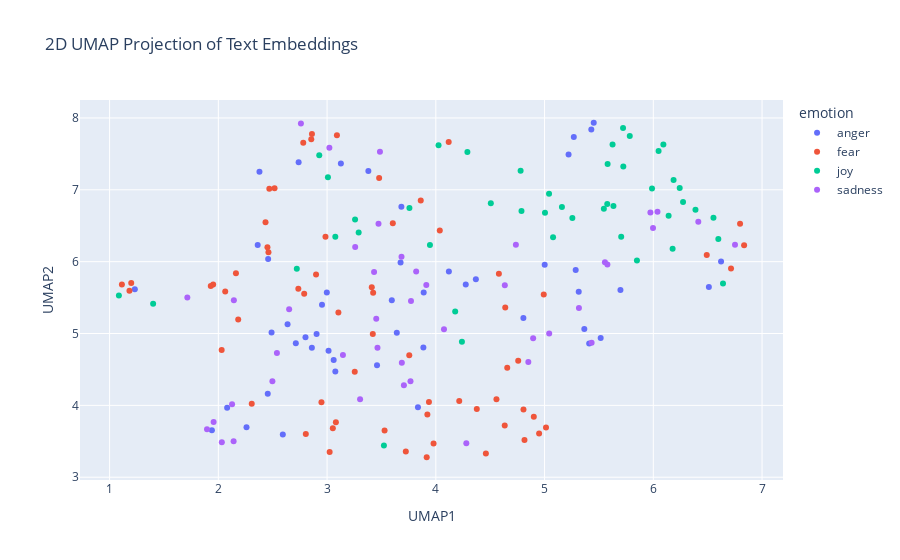

Notebook code cell kept with this figure:
### Code cell
import pandas as pd
import numpy as np
import umap
import plotly.express as px

# Concatenate the training and test data
combined_df = pd.concat([train_df_new, test_df_new], ignore_index=True)

# Prepare the embeddings for UMAP
# Convert the list of embeddings into a 2D numpy array
X_embeddings = np.array(combined_df['embeddings_values'].tolist())

# Apply UMAP for dimensionality reduction
reducer = umap.UMAP(n_components=2, metric='cosine', random_state=28) 
embedding_2d = reducer.fit_transform(X_embeddings)

# Create a DataFrame for plotting
df_plot = pd.DataFrame(embedding_2d, columns=['UMAP1', 'UMAP2'])
df_plot['emotion'] = combined_df['emotion']
df_plot['intensity'] = combined_df['intensity']
df_plot['text'] = combined_df['text']


# Visualize the embeddings with Plotly
fig = px.scatter(
    df_plot,
    x='UMAP1',
    y='UMAP2',
    color='emotion',  # Color points by the 'emotion' column
    hover_data=['text', 'intensity'],  # Show text and intensity on hover
    title='2D UMAP Projection of Text Embeddings'
)

fig.show()

### Figure 1 — Plotly figure (JSON) as saved in the notebook; plotly's stock layout.template omitted (floating-point values rounded to 4 significant figures)
{"data": [{"customdata": [["@Ms_HeartAttack peanut butter takes away the sting", 0.188], ["Wont use using @mothercareuk @Mothercarehelp again!! These guys cant get nothing right!! ", 0.708], ["@leesyatt you are a cruel, cruel man. #therewillbeblood ", 0.775], ["@brian5or6 turn that shit off!   Home Button under Accessibility. \\n\\nWhen did innovation become mind fuckery? . #iphonePhoneHome", 0.688], ["The best revenge is to move on, get over it, and continue to succeed. Never give someone the satisfaction of watching you suffer.", 0.479], ["Are you lost in the fury, fearing that you'll fail?", 0.354], ["That way ur so angry you can literally feel ur blood boiling", 0.75], ["@Freepenalties @TMortimerFtbl Doll is a vile creature on the touchline. Every game he has tantrums &amp; shouts at the ref. Would love to see", 0.479], ["@kitanoye Hell is hot and boiling, isi ewu", 0.458], ["I got a NO RESPONSE again from an #irate customer of #amazon 😞😞\\nwhy can't they understand that it's not always amazon fault..\\n#carrierfault", 0.812], ["@Alanafergusson snap meee", 0.521], ["@kerrybowen_ you have anger issues!", 0.5], ["My blood is boiling", 0.875], ["I'm nothing but a hateful and bitter fag", 0.75], ["@RLH2606 if u know who died.. I would also burst out crying....\\nFrom JOY!!! 😉", 0.354], ["People often grudge others what they cannot enjoy themselves.", 0.396], ["@fleetstreetfox It's buzzing pathetically for sympathy if you let it out it will twirl it's moustache, chuckle and sting you #Psychowasp", 0.458], ["@SageHillfarms @HintonAlisa @hb_heather Hey, Jayme! Were your👂👂 burning cuz I was talking about you?😁 Are you going tomorrow?", 0.417], ["Can't wait to be in my Ninja turtle costume raging at OSU again this Halloween 😈", 0.375], ["This all resent #India #Pakistan problem is save #NawazSharif\\n@ImranKhanPTI\\n@PTIofficial", 0.312], ["straight people are canoodling on the quad and I'm #offended", 0.648], ["Fuking fuming 😤", 0.854], ["I offend u", 0.417], ["never #make a decision when you are .. #angry &gt;_&lt; .... and never make a #promis when you are #happy :) :*", 0.521], ["@RegalisAzura \\ngrasp the cobalt woman's own; which they did fairly easily. Fair cheeks would ignite into a fiery hue. Warm.. was the only", 0.438], ["@mdivincenzo9 he's stupid, I hate him lol ", 0.521], ["@paulbushnell25 @EE bad news if ordered online it hasn't gone through same happened to me had to re order on the phone ", 0.458], ["@AuntieSupreme @KimberlyCarole y'all found me to express yalls displeasure. 😉", 0.438], ["straight people are canoodling on the quad and I'm ", 0.417], ["@ticcikasie1 With a frown, she let's out a distraught 'Gardevoir' saying that she wishes she had a trainer", 0.417], ["@wcsportscamp I lol'ed.  Privileged exasperation should be bottled and sold.", 0.375], ["@Kim_is__bored exactly what I have been saying on fb.. ", 0.354], [".@RepDelBene: 'Today's proceedings and the entire process is an insult to our constituents.'", 0.593], ["Don't get #bitter get #BETTER", 0.312], [".@LEAFYSZERKER @markiplier is that an insult? Sounds like a job well done. it's red so it's done the job it was suppose to do #justsaying", 0.521], ["@laura221b I've left it for my dad to deal with 😂 My work is done as soon as it's felt the wrath of my slipper 😷", 0.521], ["@StarklyDark 'I know you trusted me.' His words were soft as he ignored the anger and focused on the hurt beneath. 'I know I screwed up.' --", 0.562], ["Mm, okay. Ham for you and turkey for me.' Gives his hair a ruffle before heading back in the kitchen to set out the &gt;&gt;\\n@DarkSithKenobi", 0.25], ["@LeonWobYP b***er off. NCFC is a grudge match :)", 0.542], ["@DxfyingGrxvity - frustration, looking up at Elphaba in a frown of aggravation. Her high pitched voice was growing more and more --", 0.604], ["@TrueAggieFan oh so that's where Brian was! Where was my invite? ", 0.438], ["Just joined #pottermore and was sorted into HUFFLEPUFF 😡😡😡 ", 0.438], ["Literally fuming fuck sake", 0.86], ["Why to have vanity sizes?Now sizes S,XS(evenXXS sometimes) are too big, WTF?! Dear corporate jerks, Lithuania didn't need this. #rant #angry", 0.708], ["I think our defense here at USC is playing well, we just need to fix a few things on offense and we can win the PAC 12 this year'", 0.25], ["Just watched Django Unchained, Other people may frown, but I titter in delight! 2/5", 0.229], ["I think @Sam_Canaday &amp; @KYLEJDOWSON must actually have to be working like me &amp; @dowson_brady because I havent got any snap chat videos today", 0.25], ["Hate when guys cant control their anger 🙃🙃", 0.646]], "hovertemplate": "emotion=anger<br>UMAP1=%{x}<br>UMAP2=%{y}<br>text=%{customdata[0]}<br>intensity=%{customdata[1]}<extra></extra>", "legendgroup": "anger", "marker": {"color": "#636efa", "symbol": "circle"}, "mode": "markers", "name": "anger", "orientation": "v", "showlegend": true, "type": "scatter", "x": [5.698, 2.081, 2.998, 2.593, 5.43, 3.459, 3.013, 2.738, 2.489, 1.941, 4.368, 2.637, 2.713, 2.904, 3.595, 5.269, 3.836, 3.889, 6.623, 1.232, 3.641, 3.061, 2.801, 5.452, 5.366, 2.953, 2.259, 2.458, 3.885, 5.41, 3.38, 3.676, 2.362, 5.221, 5.286, 5.001, 4.805, 5.314, 3.127, 5.516, 4.12, 6.511, 3.076, 2.454, 2.378, 3.683, 4.275, 2.86], "xaxis": "x", "y": [5.605, 3.967, 5.569, 3.594, 7.841, 4.557, 4.76, 7.385, 5.015, 3.655, 5.755, 5.13, 4.864, 4.994, 5.464, 7.735, 3.975, 5.572, 6.003, 5.617, 5.011, 4.633, 4.948, 7.933, 5.062, 5.401, 3.694, 6.038, 4.806, 4.861, 7.262, 5.987, 6.23, 7.493, 5.883, 5.958, 5.215, 5.583, 7.365, 4.937, 5.862, 5.647, 4.471, 4.163, 7.253, 6.763, 5.683, 4.803], "yaxis": "y"}, {"customdata": [["Why is it when you nap during the day you are so comfortable but sleeping at night you'll never be as comfortable #nightmare", 0.519], ["A Lysol can got stuck in spray position and we're all slowly suffocating from the trash can that smells like a Febreeze factory. #panic", 0.729], ["$8 million in box office doesnt do this movie justice. Political or not, #SnowdenMovie is a terrific thriller and love story. @Snowden", 0.271], ["81' Goal scorer Vidar Kjartansson comes off in favor of Dor Micha! Another terrific performance by @Vidarkjartans #YallaMaccabi", 0.229], ["#picoftheday : How...why... Really... !!\\n    #funny #picoftheday #lol #random #laugh #chair #of #despair #funnypics  #virgin #cafe #i...", 0.362], ["I have a job interview with @BarclaysUK in Loughborough next month !!!", 0.354], ["Forgot to plug the phone in overnight #nightmare", 0.542], ["It were during the past's mistakes- similar to terror was pretty remarkable.", 0.5], ["@RealMichaelKay Annoys me to about the Ortiz tribute too, how would the Oriole fans and organization feel if Yanks did that to them? ", 0.333], ["@coopah Worst than going to the morgue to do a positive ID. #horrible Reuters", 0.688], ["“The #greatest fear #dogs know is the #fear that you will not come back when you go out the #door #without them.”   \\n  ―#Stanley #Coren", 0.604], ["okay i AHVE to start mob psycho 100 today. if i dont im going to fight myself", 0.562], ["Halloween party coming soon! #turnt #ruinT #lit #firesauce #hotsauce #mildsauce #getsauced #champagnedreams #scary  #kittens", 0.396], ["Tomorrow is going to be a challenge, I have to talk at a freshers fair to STRANGERS 😁and pick up my new flat keys #anxiety", 0.7], ["I am in #shock and #awe and the places my #toddler manages to get his dinner.", 0.438], ["ok, ok.. I know.. my last tweet was #terrible", 0.271], ["@MikeGrunwald Anything is better than a Trump ramble. He is awful. Truly truly awful.", 0.625], ["Late night #thoughts. Feeling .", 0.5], ["@ksmitely @CitizenMeh I feel strongly that we need to work together to right this dreadful wrong.", 0.479], ["Maybe I'm too cynical for my own good, but I'm afraid, this is the only way to understand Nigeria.", 0.517], ["jimmy_dore: RaisingTheBoss we've already lost our country and our government to oligarchs, but their fear tactics still work it appears.", 0.646], ["STAY JADED everyone is #terrible", 0.417], ["@smb_ryan @Kamper10 I couldn't care less about #GOTHAM. I haven't watched it since the mid point of season 1. ", 0.292], ["You don't know what to expect by Brendon's video lmao LA devotee video got me shook ", 0.354], ["@DemPhillyEagles @StonedPhillyFan @CraigfromCincy don't ever compare those scrubs to ben..he'll shake off your whole DL and throw a td #7", 0.188], ["The more videos @PanicAtTheDisco  post, the more i am convinced i might should not have done that #fear #Brendonati", 0.688], ["Saga: When all of your devices and teles fail just in time for bake off #panic #gbbo", 0.833], ["@jody_paterson So I worry about emphasis on 'keeping family together' as a guiding principle, due to my own experiences", 0.396], ["I'm scared that my coworkers are going to submit me to one of those 'wardrobe makeover' shows.  #fashion", 0.5], ["wonder if at any point #BobMarley ever actually became #afraid of just how #high he'd gotten. :o #420", 0.271], ["A country that gave safe house to #Osama Bin #Laden is dangerous if not contained. #Pakistan is a #terror heaven, declare so @BanKimoon_amdg", 0.792], ["ugh!! this is the worst!! i didn't read at all this whole first month of school and i have a unit test on friday!!! awe man!!", 0.646], ["@BBCPolitics @BBCNews I'd rather leave my child with @BorisJohnson ", 0.438], ["i had a hard time falling a sleep and woke up several times because i was afraid of bugs crawling on me and i ended up waking up with a bite", 0.854], ["Start the convo...don't shy away..mental illness abounds in society including our workplace...be informed... #tsdoffsite", 0.479], ["@NFYFC @Wilkster_ hmm, don't know many yf  who are short on confidence! Wish I'd been one, ", 0.431], ["@Just_Alasia I agree. Btw, have u seen Ep22, Granger, O?  That was the episode when I knew Anna was coming back, the conversation at start.", 0.312], ["Who likes #werewolves and #horror and #surfing? Because BREAKER over on @readstela has all that and MORE.", 0.438], ["From harboring Osama bin Laden to its relationship with Haqqani network, there is enough evidence to prove Pakistan is sponsoring terrorism", 0.604], ["@___margs @juliana_f_reyes Hey Michael! Thanks for following up, yeah I think you'd be a terrific contrib. Looping in assoc ed Juliana", 0.25], ["Im not a #nervouswreck, Im a #nervous #pileup. #GoingCrazy #HelpMe #Insane #Antisocial", 0.917], ["@tylerhower Covering Milo might make sense—not much, even at that—but celebrating him as puckish is cooperation in something ghastly.", 0.562], ["@missmeliss465 @WellWeds @siggyflicker @whispernghope @mcrichard awe I feel so bad being naive ou is the worst", 0.688], ["Hey no turn over after a kick - way to go Texans!  Way to go!  #Texans #terrible #noheart", 0.438], ["broken policy' #blasio &lt;&gt; #trump #giuliani 'broken windows' all part of 'pecking order' #bully politics #america RESIST #motto", 0.458], ["new tires &amp; an alarm system on my car. fwm now!", 0.271], ["I was literally shaking getting the EKG done lol 🙄", 0.875], ["@ntfc watched the cobblers loads this season how is gorre a pro footballler terrible", 0.271], ["I start work tmrw yall, i'm nervous lol", 0.854], ["I'm excited for the #FirstDayofFall &amp; the rest of the season. I have 2 #Halloween #scare events I'm covering for @ThrillzCo in the next week", 0.188], ["@Berbaqueue @_indubioproreo shocking work ethic by our players, Rooney stifled by their laziness", 0.396], ["Really.....#Jumanji 2....w/ The Rock, Jack Black, and Kevin Hart...are you kidding me! WTF! #ThisIsATerribleIdea ", 0.542], ["@ccrago It was dreadful, even after he met the Catfish he still thought it was her!", 0.5], ["The moment you bring her to meet your best friend and you're nervous af! 😬😆 #nervous #thefriendtest", 0.771], ["Tweeting from the sporadic wifi on the tube ", 0.292], ["Thanks for ripping me off again #Luthansa €400 not enough for a one way flight to man from Frk then €30 for a bag then free at gate ", 0.375], ["also i had an awful nightmare involving being sick where worms were involved i was so disgusted when i woke up", 0.896], ["@lukeshawtime terrible", 0.521], ["There goes the butterflies in my stomach. #nervous #anxietyproblems", 0.812], ["Rooney shocking attempted cross", 0.375], ["Tweeting from the sporadic wifi on the tube #perilous", 0.434], ["@JeffersonLake speaking of ex cobblers, saw Ricky Holmes at Charlton last week.. tracking back &amp; defending... I dread seeing Gorre on ball..", 0.417], ["#twitter #users Tweeting on twitter is like playing a game against the computer. Where's the life, Everyone too #afraid to say something?", 0.521], ["By officialy adopting #BurhanWani, a #Hizbul terrorist, #Pakistan n #NawazSharif hv md a cardinal mistake 2day tht'll haunt fr years. #UNGA", 0.72]], "hovertemplate": "emotion=fear<br>UMAP1=%{x}<br>UMAP2=%{y}<br>text=%{customdata[0]}<br>intensity=%{customdata[1]}<extra></extra>", "legendgroup": "fear", "marker": {"color": "#EF553B", "symbol": "circle"}, "mode": "markers", "name": "fear", "orientation": "v", "showlegend": true, "type": "scatter", "x": [3.724, 3.529, 3.861, 4.118, 3.756, 4.95, 3.024, 4.638, 2.434, 2.898, 4.558, 3.254, 6.715, 5.013, 4.992, 3.104, 2.461, 4.215, 2.162, 2.063, 1.952, 2.736, 3.604, 4.758, 2.517, 4.657, 2.804, 2.183, 4.46, 4.377, 1.113, 3.42, 2.031, 3.916, 3.937, 3.479, 4.58, 6.492, 1.183, 4.037, 3.922, 2.452, 3.411, 2.469, 1.93, 6.798, 4.901, 2.861, 4.815, 6.835, 2.781, 2.985, 3.424, 4.806, 3.053, 2.307, 3.979, 2.79, 4.634, 2.855, 3.081, 3.09, 2.948, 1.199], "xaxis": "x", "y": [3.358, 3.649, 6.852, 7.664, 4.697, 3.609, 3.349, 5.36, 6.547, 5.822, 4.084, 4.469, 5.905, 3.692, 5.545, 5.292, 6.132, 4.062, 5.839, 5.585, 5.681, 5.624, 6.534, 4.621, 7.021, 4.522, 3.601, 5.196, 3.33, 3.949, 5.683, 4.995, 4.771, 3.278, 4.048, 7.163, 5.831, 6.094, 5.595, 6.433, 3.874, 6.2, 5.642, 7.016, 5.663, 6.527, 3.841, 7.777, 3.516, 6.227, 7.656, 6.348, 5.567, 3.942, 3.683, 4.024, 3.47, 5.555, 3.721, 7.703, 3.767, 7.76, 4.043, 5.703], "yaxis": "y"}, {"customdata": [["@INCIndia Oh please! INC talking about looting! I'm not saying #BJP is pure but this is such a #hilarious #irony! @BJP4India is def better!", 0.54], ["Watch this amazing live.ly broadcast by @elise_awsome_11 #lively #musically", 0.58], ["Use your smile to change the world. Don't let the world change your smile.' #quote #actorslife  #love #hardworkpaysoff #fun", 0.745], ["Gloriosa Bazigaga on #Rwanda work: 'I lost relatives in genocide but 15 yrs of peacebuilding has given me optimism it's within our power'", 0.2], ["Laudrup and his evil white companions rejoice.", 0.36], ["tfw you're en-route to your future :) !! @HUCJIR i'm coming for ya! #openhouse #futurecantor #exhilarating #NYCletsgo", 0.657], ["LOVE LOVE LOVE #smile #fun #relaxationiskey", 0.74], ["Yahweh your God is among you, a warrior who saves. He will rejoice over you with gladness.", 0.48], ["@thetwattickla @NottRihanna lol no it's sparkling wine", 0.458], ["Watch this amazing live.ly broadcast by @swagrman_fan  #musically", 0.521], ["@AQpk which was worse than expected and hilarious too. no one will even remember.", 0.479], ["Follow me in instagram 1.0.7 #love #TagsForLikes #TFLers #tweegram #photooftheday #20likes #amazing #smile #follow4follow #like4like #look …", 0.354], ["@Singaholic121 Good morning, love! Happy first day of fall. Let's make some awesome #autumnmemories #annabailey  ", 0.86], ["It's the #FirstDayofFall and I'm so happy. Sipping my #PumpkinSpice flavored coffee and #smiling! Happy Fall everyone! #amwriting", 0.86], ["@BbeautifulSoul_ u always gotta attitude tho ... 😕 cheer up", 0.188], ["Who actually chooses to drink sparkling water 🤔", 0.208], ["@JoshuaLenon I trust you know that I appreciate your willingness to explain the details, and my attempt at levity is just that. @bobambrogi", 0.44], ["As the birds begin to chirp, I try to sleep. #Jetlag", 0.12], ["A good thing about being sick is that coughing is like an ab workout. Maybe my abs will be more defined by the time I'm better 😂😅 #optimism", 0.438], ["North America vs Sweden is the most exhilarating hockey I've ever watched 😅 wow , mackinonns mitts are silky #TeamNA #WCH2016", 0.75], ["i bet dat dog eating name brand cheerios. cant relate. i eat cheery O's", 0.312], ["don't be with some just because they try to drown you in gifts. be with someone who makes you truly happy, without the materialistic things.", 0.292], ["@DailyMailCeleb @KTHopkins Katie I love how you describe yourself as 'normal'. Really you're anything but! #hilarious #neverchange", 0.5], ["What an exhilarating last minute of overtime #WCH2016", 0.68], ["Just watched Django Unchained, Other people may frown, but I titter in delight! 2/5", 0.536], ["Live simply. Dream big. Be grateful. Give love. Laugh lots. - Unknown #quote #inspiration ", 0.522], ["lol! no mention of pak PM or even his speech on any international news channel and pakis are rejoicing as if the world stands with them", 0.396], ["#ContentwiththeLordsPortion:O satisfy us early with thy #mercy;that we may #rejoice &amp; be glad all our days.#Ps 90:14 #gladness #joy ", 0.688], ["@AdamCimmering Boro are at the OS before then, they could give the stewards a good work out. Chelsea will get about 8k, will be lively.", 0.32], ["@EmmyMitchell_  hahahaha you're ridiculous!!! But thank you a joyous evening xx", 0.815], ["Check out this #film Robocoq 301  #shortfilms", 0.212], ["Do not truck the delight; delight the truck.", 0.34], ["Watch this amazing live.ly broadcast by @katyy.mae #lively #musically", 0.646], ["@aradsliff don't know I'm from nj we are the worst on purpose. #laughter", 0.462], ["@DuncM1981 @pmallon72 At the risk of being blocked I thought that video from the wake was hilarious.", 0.58], ["@jellzybean cheer up punkin'", 0.25], ["@kwelbyroberts they will come and you will rejoice at their arrival.", 0.458], ["@tomlinmayniac starting my new challenge ! A glee poll every day !", 0.625], ["A #new day to #live and #smile. Hope all the #followers a nice #night or #day. :D", 0.688], ["When we give cheerfully and accept gratefully, everyone is blessed. »Maya Angelou", 0.712], ["@Gronnhair @buryprofs @DittoBistro it was indeed lovely and the team were incredibly attentive and on the ball. Cheese was a lively gesture!", 0.646], ["@GameGrumps THANK YOU SO MUCH FOR COMING TO DETROIT I'm going to sob joyful rainbows now brb", 0.804], ["If you don't respond to an email within 7 fays, you wifl be killed by an animated gif of the girl from The Ring.", 0.18], ["@HunterDean_ [he gives a gleeful squeak and wraps around you] All mine!", 0.729], ["A hearty Jonza! to all my friends and follower.", 0.704]], "hovertemplate": "emotion=joy<br>UMAP1=%{x}<br>UMAP2=%{y}<br>text=%{customdata[0]}<br>intensity=%{customdata[1]}<extra></extra>", "legendgroup": "joy", "marker": {"color": "#00cc96", "symbol": "circle"}, "mode": "markers", "name": "joy", "orientation": "v", "showlegend": true, "type": "scatter", "x": [1.4, 5.633, 6.049, 3.946, 3.008, 6.641, 5.988, 5.58, 4.788, 5.545, 3.076, 6.274, 6.388, 6.598, 5.705, 4.506, 3.257, 3.523, 6.141, 4.29, 4.178, 5.722, 5.004, 4.025, 3.757, 6.093, 1.086, 5.724, 2.928, 5.16, 5.078, 5.625, 5.576, 2.722, 3.29, 6.178, 4.78, 6.553, 6.243, 5.784, 5.041, 5.256, 4.24, 5.85, 6.187], "xaxis": "x", "y": [5.414, 6.775, 7.539, 6.231, 7.176, 5.697, 7.017, 7.358, 6.705, 6.737, 6.348, 6.831, 6.721, 6.316, 6.347, 6.812, 6.587, 3.442, 6.638, 7.527, 5.306, 7.859, 6.682, 7.62, 6.748, 7.632, 5.529, 7.326, 7.481, 6.762, 6.34, 7.632, 6.802, 5.9, 6.405, 6.181, 7.264, 6.613, 7.025, 7.751, 6.946, 6.607, 4.884, 6.017, 7.136], "yaxis": "y"}, {"customdata": [["@eehbahmum WHY?! Did they want to make you plummet in to the depths of despair??", 0.604], ["@deshbhakthoon always unhappy and easily offended.", 0.604], ["AQW should've always stayed in the 08 art style, now it's just a competition to create more detailed art each time.", 0.354], ["@OnesOwnGrief Just a shame his world was gloom from day one almost.Though it makes sense he'd have the whole part hydra,part s.h.i.e.l.d(c)", 0.542], ["Had to give up on The Blue Guitar, couldn't stand main character. Sort of skim-read to the end which got grim and unsettling . . . 1/2", 0.583], ["@SilkInSide @TommyJoeRatliff that's so pretty! I love the sky in the background and the purple highlights with the dull colors is great", 0.088], ["Another grim &amp; compelling news report by @Nawalf on the blockade of aid to the starving in #Yemen #BBC #dosomethingpoliticans", 0.708], ["@VosachResrus ^'ll just #wobble carry you #sink", 0.396], ["It's been a week of awful connectivity with @TMobile no service or only 4G is not what Im paying for. #unhappy #poorservice", 0.87], ["As I lost my heart to you there in the dark.. Underneath the stars 🎧", 0.438], ["No quite sure how Craig Gordon's stayed on the park there !!", 0.333], ["After spending £450 @Debenhams I was offered a £5 voucher. I asked if I could spend it at weekend? Was told 'no valid today only' #unhappy", 0.814], ["9/30 Howland Cultural Center, #BeaconNy Vickie Raabin &amp; Chris Raabe #blues #soul 8pm  @LocalMotionWVKR @hiddencitiesnyc 845-831-4988", 0.25], ["@ily_geuly call me now I'm laying in my bed moping like I intend to do for the next 2 months.", 0.74], ["@GoPro your UX online is appalling! No clear save button, not being able to use any generic TLD's #unhappy", 0.708], ["Nothings #Working-you're feeling your life's on The Edge_Could go either way #lost all reason for #Living-JesusChristHealsSavesASK #fatloss", 0.562], ["Back to forest drama -\\nfrom my #Forest #music - series, 2016\\n#nature #dark #art #photography #Finland", 0.271], ["Because of 'failure of delivery on time', a customer has to pay 16K rupees more! - Not good @tiagotatamotors @TataMotors #unhappy", 0.625], ["@UltimateBoxer My heart because you left me for so long again\\n\\n*slight pout but it turned to a smile*\\n\\nheheh just kidding, no I'm fine-", 0.333], ["@talkRobyn oh dear I have to watch this the woman with the pout did well", 0.438], ["@sundersays made me laugh, that quote. In a sort of rueful way.", 0.375], ["@_JuliaSteiner : I liked that she was not moping around in all of the episode. She had a moment of emotional weakness, felt sorry about -", 0.46], ["@kcbbcxo don't get discouraged! it's early on &amp; it can get overwhelming. keep reading &amp; use cue cards 😊 it'll get better!!", 0.229], ["@TehShockwave turn that grumpy frown upside-down\\n\\nYou did something next to impossible today", 0.396], ["Nice to see Balotelli back to his best, good player.. Just lost his way a bit!", 0.167], ["ordered my vacation bathing suits. one less thing to fret about.", 0.312], ["@holly_lolly7 I just have serious respect for any man that can pull off a bun better than I can, like maybe they can teach me their ways.", 0.333], ["@thatsabingo grim really", 0.688], ["Never switched up, stayed down this the same person since day one.", 0.347], [". @KotakBankLtd @udaykotak official got in touch. Issue not addressed. #unhappy #patheticservices", 0.729], ["@WYSdaily I'm confident they will NEVER experience our successes of last 50yrs. Best they can hope for is to be another Bournemouth ", 0.458], ["The news is disheartening. Everything that is going on is a result of a lack of understanding and misinformation by the media. #sadness", 0.771], ["@X_KIMTAEHYUNG_X \\n— momentarily before it disappeared, only solemnity and anxiety lacing his features. \\n\\n'I ran out to get you before —", 0.646], ["First weekend of fall; let's see if I can stay disciplined to this seasons goals. #fitness #running #sober #Mindset #firstfriday #family", 0.333], ["@MHChat #mhchat Childhood experiences inform adult relationships. We have associative memories Not a question of ability to process ", 0.397], ["Soooo badly want to dye my hair dark but have never been dark before soooo torn 😭😭😭", 0.5], ["Buddha doesn't possess enough power to deliver you from your affliction!", 0.542], ["MC: what are you listen to these days?\\nBogum: these days I feel gloomy, I listen to ccm (spiritual song) often.\\n\\nChurch oppa mode. :)", 0.583], ["A3: But chronic sadness may mean there are underlying issues than getting sad occassionally over a particular issue (2/2) #mhchat", 0.562], ["@DxfyingGrxvity - frustration, looking up at Elphaba in a frown of aggravation. Her high pitched voice was growing more and more --", 0.479], ["@kempicepoland don't think he did, and he didn't have the rucksack or laptop in his possession, murky business, on that note I'm away to bed", 0.5], ["@StaceyDavidson_ You're a thief and a liberal mope, investigated by the financial services board for theft of govt retirement funds. THIEF", 0.667], ["This shit hurting my heart 😪 that's how serious it is .", 0.875]], "hovertemplate": "emotion=sadness<br>UMAP1=%{x}<br>UMAP2=%{y}<br>text=%{customdata[0]}<br>intensity=%{customdata[1]}<extra></extra>", "legendgroup": "sadness", "marker": {"color": "#ab63fa", "symbol": "circle"}, "mode": "markers", "name": "sadness", "orientation": "v", "showlegend": true, "type": "scatter", "x": [2.497, 2.539, 3.258, 3.772, 3.452, 6.038, 1.715, 3.304, 2.032, 4.851, 3.486, 2.126, 5.973, 4.075, 2.14, 3.687, 5.997, 1.896, 5.316, 4.736, 3.473, 4.634, 3.685, 5.555, 2.759, 6.414, 5.578, 3.432, 3.819, 1.957, 3.021, 2.143, 5.043, 6.751, 3.706, 4.28, 3.146, 4.895, 3.767, 5.433, 3.912, 2.651, 3.464], "xaxis": "x", "y": [4.335, 4.73, 6.202, 5.451, 5.204, 6.694, 5.501, 4.087, 3.486, 4.604, 7.529, 4.016, 6.686, 5.058, 3.5, 4.593, 6.47, 3.667, 5.356, 6.236, 6.526, 5.672, 6.067, 5.992, 7.923, 6.555, 5.959, 5.857, 5.864, 3.769, 7.586, 5.464, 5.001, 6.235, 4.279, 3.472, 4.7, 4.935, 4.337, 4.87, 5.675, 5.336, 4.803], "yaxis": "y"}], "layout": {"legend": {"title": {"text": "emotion"}, "tracegroupgap": 0}, "title": {"text": "2D UMAP Projection of Text Embeddings"}, "xaxis": {"anchor": "y", "domain": [0, 1], "title": {"text": "UMAP1"}}, "yaxis": {"anchor": "x", "domain": [0, 1], "title": {"text": "UMAP2"}}}}
